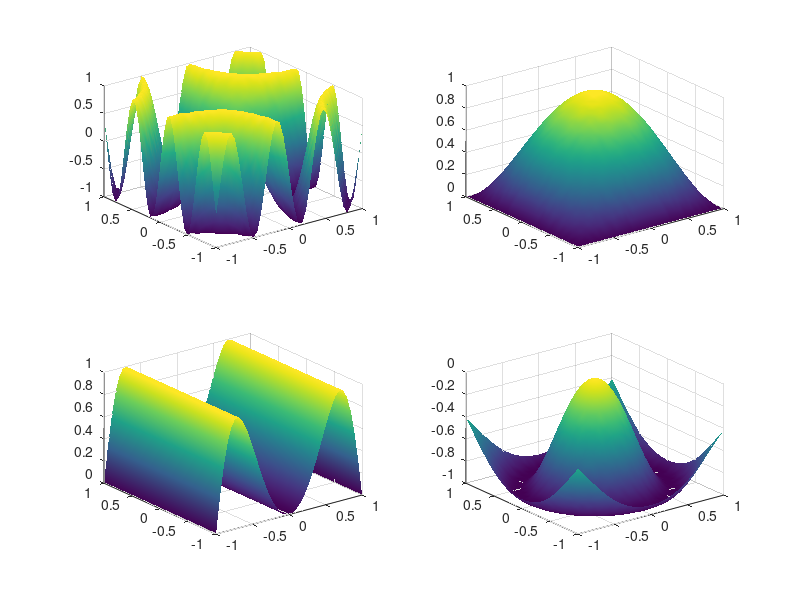

Recreate this plot in MATLAB.
disp('*** aufgabe 7');
clear

x = linspace(-1,1,40);
[X,Y] = meshgrid (x,x);

figure
subplot(2,2,1);
surf (X,Y,sin(pi^2*X.*Y) );
shading interp
subplot(2,2,2);
surf (X,Y,(X.^2 -1).*(Y.^2 -1));
shading interp
subplot(2,2,3);
surf (X,Y,sin(pi*X.^2) );
shading interp
subplot(2,2,4);
surf (X,Y,sin(-pi*exp(-X.^2 - Y.^2) ) );
shading interp
